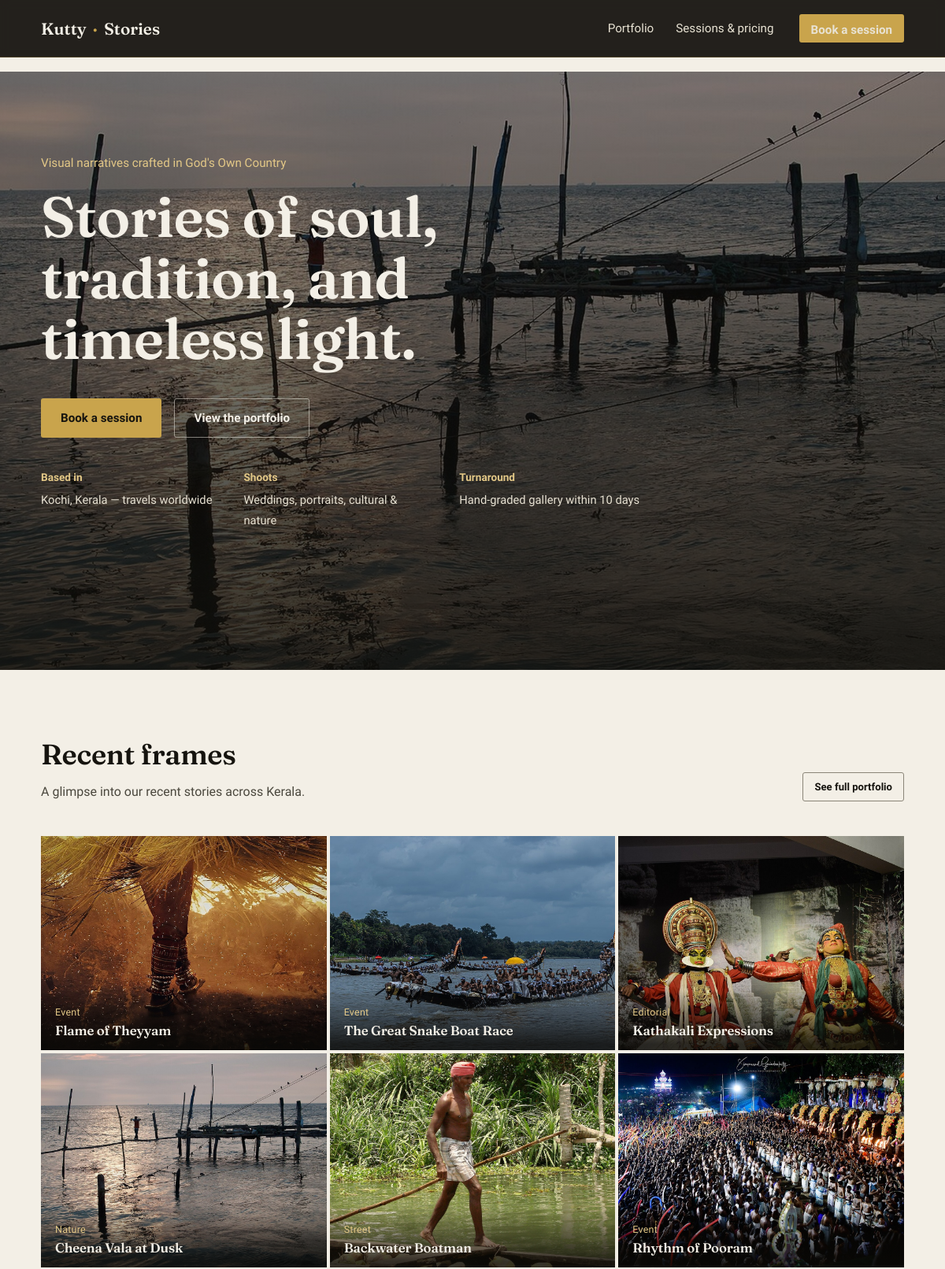
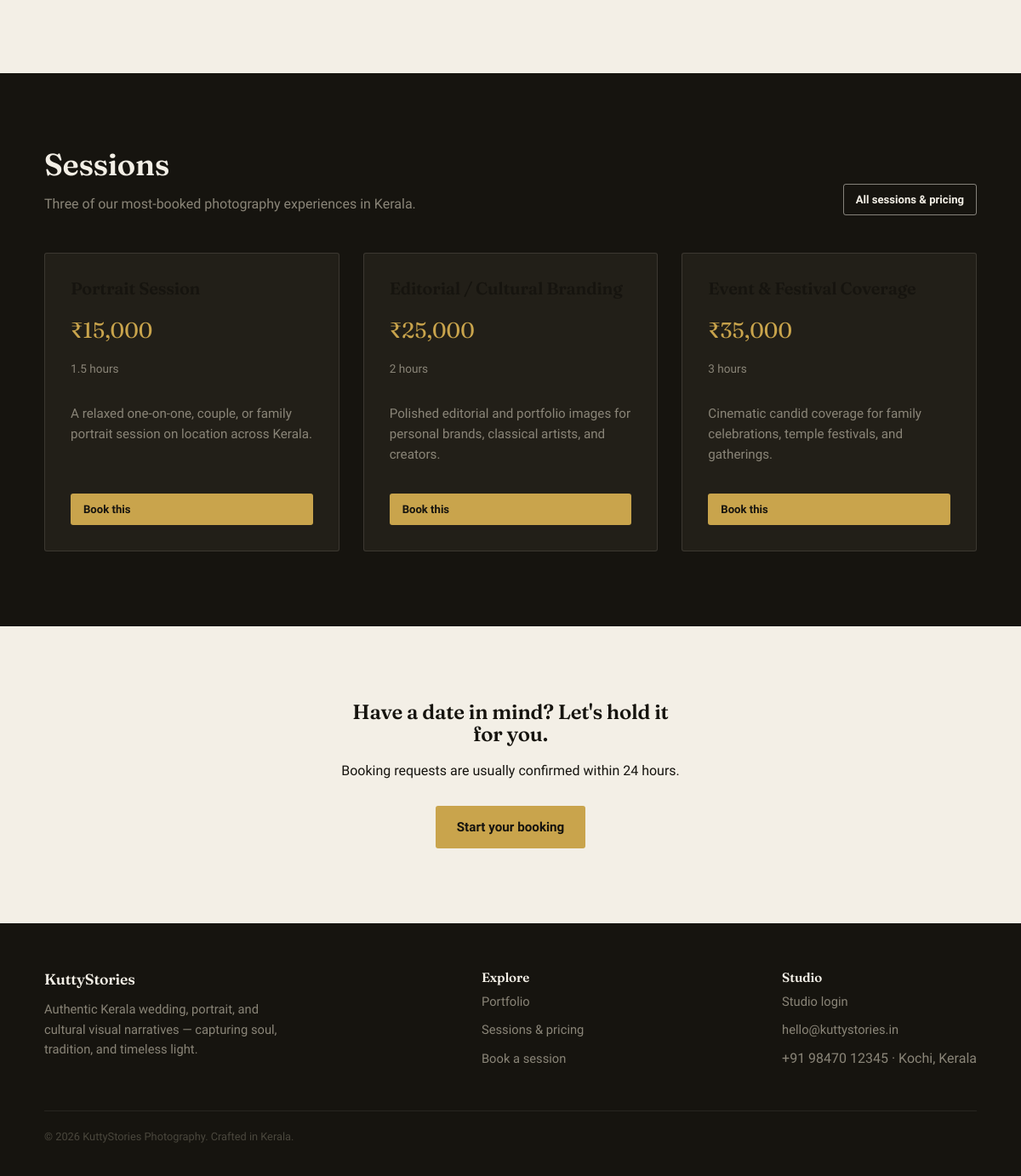
The page / on the database its author committed (2 pictures, top to bottom).
### tables this page shows
CREATE TABLE gallery (
    id          INTEGER PRIMARY KEY AUTOINCREMENT,
    title       TEXT NOT NULL,
    category    TEXT NOT NULL,
    image_file  TEXT NOT NULL,
    description TEXT,
    created_at  TIMESTAMP DEFAULT CURRENT_TIMESTAMP
);

CREATE TABLE services (
    id          INTEGER PRIMARY KEY AUTOINCREMENT,
    name        TEXT NOT NULL,
    description TEXT NOT NULL,
    duration    TEXT NOT NULL,
    price       REAL NOT NULL
, image_file TEXT);

### app.py (the view)
@app.route("/")
def index():
    featured = db.list_gallery()[:6]
    services = db.list_services()[:3]
    return render_template("index.html", featured=featured, services=services)

### app.py (called while the page is built)
@app.context_processor
def inject_globals():
    return {"current_year": date.today().year}

### database.py (called while the page is built)
def get_connection():
    conn = sqlite3.connect(
        DB_PATH,
        detect_types=sqlite3.PARSE_DECLTYPES | sqlite3.PARSE_COLNAMES,
    )
    conn.row_factory = sqlite3.Row
    conn.execute("PRAGMA foreign_keys = ON")
    return conn

def list_services():
    conn = get_connection()
    cur = conn.cursor()
    try:
        cur.execute("SELECT * FROM services ORDER BY price ASC")
        return [dict(row) for row in cur.fetchall()]
    finally:
        cur.close()
        conn.close()

def list_gallery(category=None):
    conn = get_connection()
    cur = conn.cursor()
    try:
        if category and category != "All":
            cur.execute(
                "SELECT * FROM gallery WHERE category = ? ORDER BY id DESC", (category,)
            )
        else:
            cur.execute("SELECT * FROM gallery ORDER BY id DESC")
        return [dict(row) for row in cur.fetchall()]
    finally:
        cur.close()
        conn.close()

### templates/index.html (shortened to what this page needs)
{% extends "base.html" %}
{% block content %}
<section class="hero">
  <div class="hero-inner">
    <p class="hero-eyebrow">Visual narratives crafted in God's Own Country</p>
    <h1>Stories of soul, tradition, and timeless light.</h1>
    <div class="hero-actions">
      <a href="{{ url_for('book') }}" class="btn btn-brass">Book a session</a>
      <a href="{{ url_for('gallery') }}" class="btn btn-outline">View the portfolio</a>
    </div>
    <div class="hero-meta">
      <div><strong>Based in</strong><span>Kochi, Kerala — travels worldwide</span></div>
      <div><strong>Shoots</strong><span>Weddings, portraits, cultural &amp; nature</span></div>
      <div><strong>Turnaround</strong><span>Hand-graded gallery within 10 days</span></div>
    </div>
  </div>
</section>
<section>
  <div class="container">
    <div class="section-head">
      <div>
        <h2>Recent frames</h2>
        <p>A glimpse into our recent stories across Kerala.</p>
      </div>
      <a href="{{ url_for('gallery') }}" class="btn btn-ghost btn-sm">See full portfolio</a>
    </div>
    {% if featured %}
    <div class="filmstrip">
      {% for item in featured %}
      <a class="frame" href="{{ url_for('gallery') }}?category={{ item.category }}">
        <img src="{{ url_for('static', filename='images/gallery/' ~ item.image_file) }}" alt="{{ item.title }} — {{ item.category }} photograph" loading="lazy">
        <div class="frame-caption">
          <span class="num">{{ item.category }}</span>
          <h4>{{ item.title }}</h4>
        </div>
      </a>
      {% endfor %}
    </div>
    {% else %}
    <div class="empty-state">No portfolio pieces yet.</div>
    {% endif %}
  </div>
</section>
<section class="section-dark">
  <div class="container">
    <div class="section-head">
      <div>
        <h2>Sessions</h2>
        <p>Three of our most-booked photography experiences in Kerala.</p>
      </div>
      <a href="{{ url_for('services') }}" class="btn btn-outline btn-sm">All sessions &amp; pricing</a>
    </div>
    <div class="grid-3">
      {% for s in services %}
      <div class="service-card">
        <h3 style="font-size:1.25rem;">{{ s.name }}</h3>
        <div class="price">₹{{ '{:,}'.format(s.price|int) }}</div>
        <div class="duration">{{ s.duration }}</div>
        <p class="desc">{{ s.description }}</p>
        <a href="{{ url_for('book', service_id=s.id) }}" class="btn btn-brass btn-sm" style="margin-top:18px;">Book this</a>
      </div>
      {% endfor %}
    </div>
  </div>
</section>
<section>
  <div class="container" style="text-align:center;">
    <h2 style="max-width:24ch; margin:0 auto 18px;">Have a date in mind? Let's hold it for you.</h2>
    <p style="margin:0 auto 28px; text-align:center;">Booking requests are usually confirmed within 24 hours.</p>
    <a href="{{ url_for('book') }}" class="btn btn-brass">Start your booking</a>
  </div>
</section>
{% endblock %}

### templates/base.html (shortened to what this page needs)
<!DOCTYPE html>
<html lang="en">
<head>
<link rel="stylesheet" href="{{ url_for('static', filename='css/style.css') }}">
</head>
<body>
<header class="site-header">
  <nav class="nav">
    <a href="{{ url_for('index') }}" class="brand">Kutty<span class="dot">&middot;</span>Stories</a>
    <ul class="nav-links">
      <li><a href="{{ url_for('gallery') }}" class="{{ 'active' if request.endpoint == 'gallery' }}">Portfolio</a></li>
      <li><a href="{{ url_for('services') }}" class="{{ 'active' if request.endpoint == 'services' }}">Sessions &amp; pricing</a></li>
      <li><a href="{{ url_for('book') }}" class="btn btn-brass btn-sm">Book a session</a></li>
    </ul>
  </nav>
</header>
<main>
  {% block content %}{% endblock %}
</main>
<footer class="site-footer">
  <div class="container">
    <div class="footer-grid">
      <div>
        <h4>KuttyStories</h4>
        <p style="max-width: 34ch; font-size: 0.92rem;">Authentic Kerala wedding, portrait, and cultural visual narratives — capturing soul, tradition, and timeless light.</p>
      </div>
      <div>
        <h4 style="font-size:0.95rem;">Explore</h4>
        <ul class="footer-links">
          <li><a href="{{ url_for('gallery') }}">Portfolio</a></li>
          <li><a href="{{ url_for('services') }}">Sessions &amp; pricing</a></li>
          <li><a href="{{ url_for('book') }}">Book a session</a></li>
        </ul>
      </div>
      <div>
        <h4 style="font-size:0.95rem;">Studio</h4>
        <ul class="footer-links">
          <li><a href="{{ url_for('admin_login') }}">Studio login</a></li>
          <li><a href="mailto:hello@kuttystories.in">hello@kuttystories.in</a></li>
          <li>+91 98470 12345 &middot; Kochi, Kerala</li>
        </ul>
      </div>
    </div>
    <div class="footer-bottom">&copy; {{ current_year }} KuttyStories Photography. Crafted in Kerala.</div>
  </div>
</footer>
</body>
</html>

### rows shown on the page
gallery: image_file (picture), category "Event", title "Flame of Theyyam"
gallery: image_file (picture), category "Event", title "The Great Snake Boat Race"
gallery: image_file (picture), category "Editorial", title "Kathakali Expressions"
gallery: image_file (picture), category "Nature", title "Cheena Vala at Dusk"
gallery: image_file (picture), category "Street", title "Backwater Boatman"
gallery: image_file (picture), category "Event", title "Rhythm of Pooram"
services: price "15,000", duration "1.5 hours", description "A relaxed one-on-one, couple, or family portrait session on location across Kerala."
services: price "25,000", duration "2 hours", description "Polished editorial and portfolio images for personal brands, classical artists, and creators."
services: price "35,000", duration "3 hours", description "Cinematic candid coverage for family celebrations, temple festivals, and gatherings."
